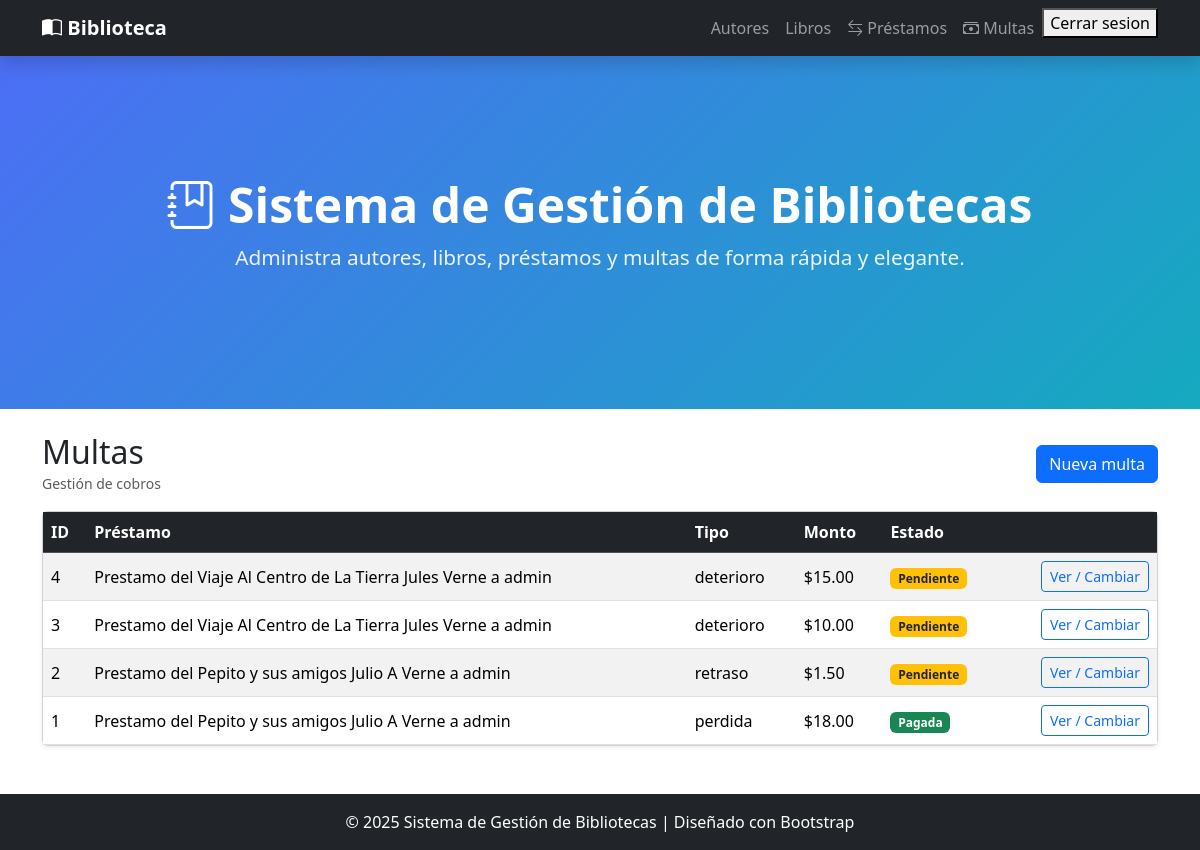
/multas/ (signed in), run on the app's committed database.
### gestion/models.py (models this page shows, shortened)
class Multa(models.Model):
    prestamo = models.ForeignKey(Prestamo,related_name="Multas", on_delete=models.PROTECT)
    tipo = models.CharField(max_length=10, choices=(('r','retraso'),('p','perdida'),('d','deterioro'))) #Choices se debe de definir como tupla de tuplas
    monto = models.DecimalField(max_digits=8, decimal_places=2, default=0)
    pagada = models.BooleanField(default=False)
    fecha = models.DateField(default=timezone.now)
    fechaPago = models.DateTimeField(blank=True, null=True)

class Prestamo(models.Model):
    libro = models.ForeignKey(Libro,related_name="Prestamos",on_delete=models.PROTECT)
    usuario = models.ForeignKey(settings.AUTH_USER_MODEL, related_name="Prestamos", on_delete=models.PROTECT)  #Usuarios propios de Django, se importa desde el modelo de settings
    fecha_prestamos = models.DateField(default=timezone.now) #Usa la fecha del equipo actual
    fecha_max = models.DateField()
    fecha_devolucion = models.DateField(blank= True,null=True) #Para que me permita crear con datos en blanco en esta campo
    class Meta:
        permissions = (
            ("Ver_prestamos", "Puede ver prestamos"),
            ("gestionar_prestamos","Puede gestionar prestamos"),
            ("gestionar_libros","Puede gestionar libros"),
        )
    def __str__(self):
        return f"Prestamo del {self.libro} a {self.usuario}"

class Libro(models.Model):
    titulo = models.CharField(max_length=50)
    autor = models.ForeignKey(Autor,related_name="Libros", on_delete=models.PROTECT)    #Aqui en vez de one2many, las relaciones se hacen con llaves
    isbn = models.CharField(max_length=20, blank=True, null=True,unique=True)
    paginas = models.IntegerField(blank=True, null=True)
    genero = models.CharField(max_length=100, blank=True, null=True)
    descripcion = models.TextField(blank=True, null=True)
    editorial = models.CharField(max_length=100, blank=True, null=True)
    coverId = models.IntegerField(blank=True, null=True)
    stock = models.PositiveIntegerField(default=1)
    disponible = models.BooleanField(default=True)
    activo = models.BooleanField(default=True)
    def __str__(self):
        return f"{self.titulo} {self.autor}"  #En este apartado que es visual no hay que hacer makemigrations

class Autor(models.Model):
    nombre = models.CharField(max_length=50)
    apellido = models.CharField(max_length=50)
    bibliografia = models.CharField(max_length=200,blank=True, null=True)
    def __str__(self):
        return f"{self.nombre} {self.apellido}"

### gestion/views.py (the view)
# urls.py: path('multas/',lista_multas, name="lista_multa"),
@login_required
def lista_multas(request):
    multas = Multa.objects.all().order_by('-id')
    return render(request, 'gestion/templates/multas.html', {'multas': multas})

### gestion/templates/multas.html
{% extends "index.html" %}
{% block contenido %}
<div class="container py-4">
  <div class="d-flex flex-wrap gap-2 justify-content-between align-items-center mb-3">
    <div>
      <h2 class="m-0">Multas</h2>
      <small class="text-muted">Gestión de cobros</small>
    </div>
    <a class="btn btn-primary" href="{% url 'crear_multa' %}">Nueva multa</a>
  </div>
  <div class="card shadow-sm">
    <div class="table-responsive">
      <table class="table table-striped table-hover align-middle mb-0">
        <thead class="table-dark">
          <tr>
            <th>ID</th><th>Préstamo</th><th>Tipo</th><th>Monto</th><th>Estado</th><th class="text-end"></th>
          </tr>
        </thead>
        <tbody>
          {% for m in multas %}
            <tr>
              <td>{{ m.id }}</td>
              <td>{{ m.prestamo }}</td>
              <td>{{ m.get_tipo_display }}</td>
              <td>${{ m.monto }}</td>
              <td>
                {% if m.pagada %}<span class="badge bg-success">Pagada</span>
                {% else %}<span class="badge bg-warning text-dark">Pendiente</span>{% endif %}
              </td>
              <td class="text-end">
                <a class="btn btn-sm btn-outline-primary" href="{% url 'multa_pago_wizard' m.id %}">Ver / Cambiar</a>
              </td>
            </tr>
          {% empty %}
            <tr><td colspan="6" class="p-3">No hay multas.</td></tr>
          {% endfor %}
        </tbody>
      </table>
    </div>
  </div>
</div>
{% endblock %}

### data on the page
Multa: id "4", prestamo "Prestamo del Viaje Al Centro de La Tierra Jules Verne a admin", tipo "deterioro", monto "15.00", pagada "Pendiente"
Multa: id "3", prestamo "Prestamo del Viaje Al Centro de La Tierra Jules Verne a admin", tipo "deterioro", monto "10.00", pagada "Pendiente"
Multa: id "2", prestamo "Prestamo del Pepito y sus amigos Julio A Verne a admin", tipo "retraso", monto "1.50", pagada "Pendiente"
Multa: id "1", prestamo "Prestamo del Pepito y sus amigos Julio A Verne a admin", tipo "perdida", monto "18.00", pagada "Pagada"
